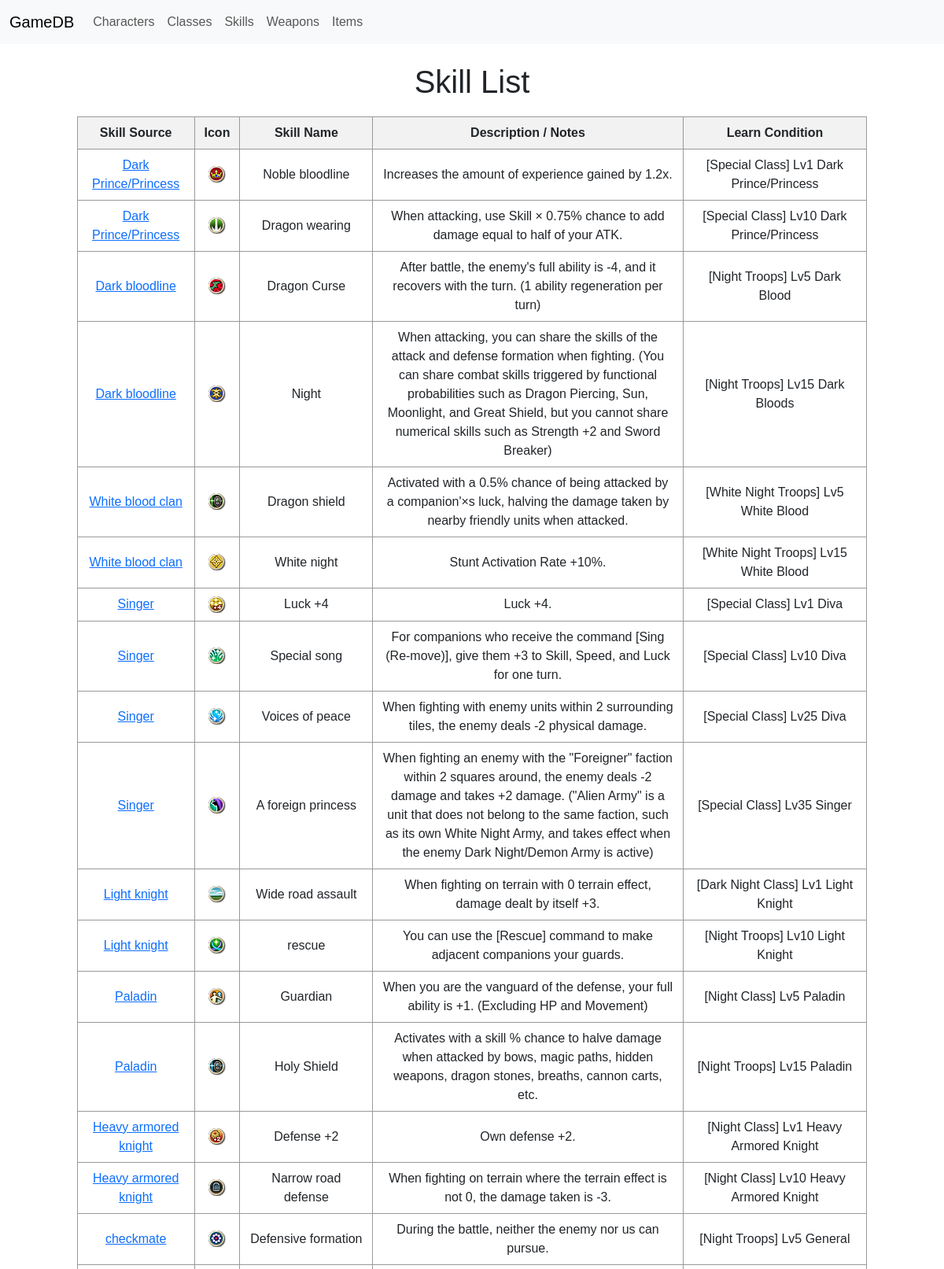
Screenshot of /skills/ (upper part) with the database file from the repository.
### FEIF_DB/models.py (models this page shows, shortened)
class Skill(models.Model):
    id=models.AutoField(primary_key=True)
    source_job = models.ForeignKey(Job, on_delete=models.CASCADE, related_name='source_skills', verbose_name="Skill Source Job")
    icon = models.ImageField(upload_to='skill_icons/', blank=True, null=True)
    name = models.CharField(max_length=100)
    description = models.TextField(blank=True)
    learn_condition = models.TextField(blank=True, verbose_name="Normal Learn Condition")

class Job(models.Model):
    id=models.AutoField(primary_key=True)
    Allegiance=models.CharField(max_length=100,choices=[('A','Neutral'),('B','Dark'),('C','Light')])
    title = models.CharField(max_length=100)
    level=models.CharField(max_length=10,choices=[('A','Base'),('B','Promoted'),('C','Special')])
    skills = models.ManyToManyField('Skill', blank=True)
    Weapon_Proficiency_Cap=models.CharField(max_length=100)
    movement=models.IntegerField()
    growth_hp = models.IntegerField(verbose_name="HP Growth Modifier (%)")
    growth_strength = models.IntegerField(verbose_name="Strength Growth Modifier (%)")
    growth_magic = models.IntegerField(verbose_name="Magic Growth Modifier (%)")
    growth_skill = models.IntegerField(verbose_name="Skill Growth Modifier (%)")
    growth_speed = models.IntegerField(verbose_name="Speed Growth Modifier (%)")
    growth_luck = models.IntegerField(verbose_name="Luck Growth Modifier (%)")
    growth_defense = models.IntegerField(verbose_name="Defense Growth Modifier (%)")
    growth_resistance = models.IntegerField(verbose_name="Resistance Growth Modifier (%)")
    cap_hp = models.IntegerField(verbose_name="HP Cap")
    cap_strength = models.IntegerField(verbose_name="Strength Cap")
    cap_magic = models.IntegerField(verbose_name="Magic Cap")
    cap_skill = models.IntegerField(verbose_name="Skill Cap")
    cap_speed = models.IntegerField(verbose_name="Speed Cap")
    cap_luck = models.IntegerField(verbose_name="Luck Cap")
    cap_defense = models.IntegerField(verbose_name="Defense Cap")
    cap_resistance = models.IntegerField(verbose_name="Resistance Cap")
    cap_total = models.IntegerField(verbose_name="Total Cap")
    Class_Traits=models.CharField(max_length=100)
    remarks=models.TextField()

### FEIF_DB/views.py (the view)
# urls.py: path('skills/', views.skill_list, name='skill_list'),
def skill_list(request):
    skills = Skill.objects.all()
    rend= render(request,"skills.html",{'skills':skills})
    return HttpResponse(rend)

### templates/skills.html (shortened to what this page needs)
{% extends 'base.html' %}
{% block content %}
<!DOCTYPE html>
<html lang="en">
<head>
</head>
<body>
    <h1>Skill List</h1>
    <table>
        <thead>
            <tr >
                <th>Skill Source</th>
                <th>Icon</th>
                <th>Skill Name</th>
                <th>Description / Notes</th>
                <th>Learn Condition</th>
            </tr>
        </thead>
        <tbody>
            {% for skill in skills %}
            <tr id="skill-{{ skill.id }}">
                <td> <a href="{% url 'class_detail' skill.source_job.id %}">
    {{ skill.source_job.title }}
  </a></td>
                <td>
                    {% if skill.icon %}
                        <img src="{{ skill.icon.url }}" alt="{{ skill.name }}">
                    {% else %}
                        —
                    {% endif %}
                </td>
                <td>{{ skill.name }}</td>
                <td>{{ skill.description }}</td>
                <td>{{ skill.learn_condition }}</td>
            </tr>
            {% endfor %}
        </tbody>
    </table>
</body>
</html>
{% endblock %}

### templates/skills.html (style rules this page uses)
body { font-family: Arial, sans-serif; text-align: center; }
table { margin: 20px auto; border-collapse: collapse; width: 90%; }
th, td { border: 1px solid #999; padding: 8px 12px; }
th { background-color: #f2f2f2; }
img { max-height: 40px; }

### rows the page displays
Skill: source_job "Dark Prince/Princess", icon (picture), name "Noble bloodline", description "Increases the amount of experience gained by 1.2x.", learn_condition "[Special Class] Lv1 Dark Prince/Princess"
Skill: source_job "Dark Prince/Princess", icon (picture), name "Dragon wearing", description "When attacking, use Skill × 0.75% chance to add damage equal to half of your ATK.", learn_condition "[Special Class] Lv10 Dark Prince/Princess"
Skill: source_job "Dark bloodline", icon (picture), name "Dragon Curse", description "After battle, the enemy's full ability is -4, and it recovers with the turn. (1 ability regeneration per turn)", learn_condition "[Night Troops] Lv5 Dark Blood"
Skill: source_job "Dark bloodline", icon (picture), name "Night", description "When attacking, you can share the skills of the attack and defense formation when fighting. (You can share combat skills triggered by functional probabilities such as Dragon Piercing, Sun, Moonlight, and Great Shield, but you cannot share numerical skills such as Strength +2 and Sword Breaker)", learn_condition "[Night Troops] Lv15 Dark Bloods"
Skill: source_job "White blood clan", icon (picture), name "Dragon shield", description "Activated with a 0.5% chance of being attacked by a companion'×s luck, halving the damage taken by nearby friendly units when attacked.", learn_condition "[White Night Troops] Lv5 White Blood"
Skill: source_job "White blood clan", icon (picture), name "White night", description "Stunt Activation Rate +10%.", learn_condition "[White Night Troops] Lv15 White Blood"
Skill: source_job "Singer", icon (picture), name "Luck +4", description "Luck +4.", learn_condition "[Special Class] Lv1 Diva"
Skill: source_job "Singer", icon (picture), name "Special song", description "For companions who receive the command [Sing (Re-move)], give them +3 to Skill, Speed, and Luck for one turn.", learn_condition "[Special Class] Lv10 Diva"
Skill: source_job "Singer", icon (picture), name "Voices of peace", description "When fighting with enemy units within 2 surrounding tiles, the enemy deals -2 physical damage.", learn_condition "[Special Class] Lv25 Diva"
Skill: source_job "Singer", icon (picture), name "A foreign princess", description "When fighting an enemy with the \"Foreigner\" faction within 2 squares around, the enemy deals -2 damage and takes +2 damage. (\"Alien Army\" is a unit that does not belong to the same faction, such as its own White Night Army, and takes effect when the enemy Dark Night/Demon Army is active)", learn_condition "[Special Class] Lv35 Singer"
Skill: source_job "Light knight", icon (picture), name "Wide road assault", description "When fighting on terrain with 0 terrain effect, damage dealt by itself +3.", learn_condition "[Dark Night Class] Lv1 Light Knight"
Skill: source_job "Light knight", icon (picture), name "rescue", description "You can use the [Rescue] command to make adjacent companions your guards.", learn_condition "[Night Troops] Lv10 Light Knight"
Skill: source_job "Paladin", icon (picture), name "Guardian", description "When you are the vanguard of the defense, your full ability is +1. (Excluding HP and Movement)", learn_condition "[Night Class] Lv5 Paladin"
Skill: source_job "Paladin", icon (picture), name "Holy Shield", description "Activates with a skill % chance to halve damage when attacked by bows, magic paths, hidden weapons, dragon stones, breaths, cannon carts, etc.", learn_condition "[Night Troops] Lv15 Paladin"
Skill: source_job "Heavy armored knight", icon (picture), name "Defense +2", description "Own defense +2.", learn_condition "[Night Class] Lv1 Heavy Armored Knight"
Skill: source_job "Heavy armored knight", icon (picture), name "Narrow road defense", description "When fighting on terrain where the terrain effect is not 0, the damage taken is -3.", learn_condition "[Night Class] Lv10 Heavy Armored Knight"
Skill: source_job "checkmate", icon (picture), name "Defensive formation", description "During the battle, neither the enemy nor us can pursue.", learn_condition "[Night Troops] Lv5 General"
